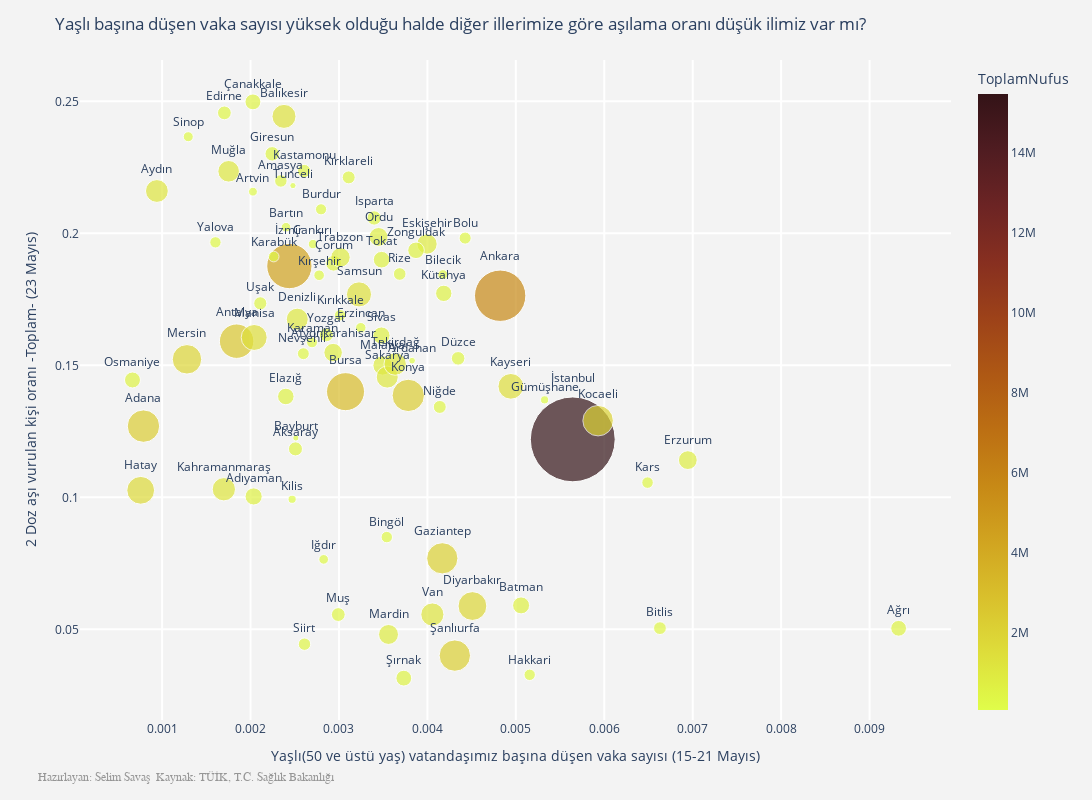

The cell this chart's notebook holds for it:
### Markdown cell above
### Ana Görselleştirme

### Code cell
veri_paleti = veri_paleti[0:81]


fig = px.scatter(veri_paleti, x="YasliBasinaDusenVakaSayisi", y="AsiOrani",
           size="ToplamNufus", color=veri_paleti["ToplamNufus"],
                 hover_name=veri_paleti.index,
                 color_continuous_scale='Solar_r', size_max=60,text=veri_paleti.index)

fig.update_traces(textposition='top center')

fig.update_layout(
    height=800,
    width=1200,
    title='Yaşlı başına düşen vaka sayısı yüksek olduğu halde diğer illerimize göre aşılama oranı düşük ilimiz var mı?',
    xaxis=dict(
        title='Yaşlı(50 ve üstü yaş) vatandaşımız başına düşen vaka sayısı (15-21 Mayıs)',
        gridcolor='white',
        gridwidth=2,
    ),
    yaxis=dict(
        title='2 Doz aşı vurulan kişi oranı -Toplam- (23 Mayıs)',
        gridcolor='white',
        gridwidth=2,
    ),
    paper_bgcolor='rgb(243, 243, 243)',
    plot_bgcolor='rgb(243, 243, 243)',

)
fig.add_annotation(text="Hazırlayan: Selim Savaş  "+ "Kaynak: TÜİK, T.C. Sağlık Bakanlığı",
                  xref="paper", yref="paper",
                  x=-0.050, y=-0.100, showarrow=False,
                  font=dict(family='Arial', size=12, color='rgb(150,150,150)'))

fig.show()

### Figure 1 — Plotly figure (JSON) as saved in the notebook; plotly's stock layout.template omitted (floating-point values rounded to 4 significant figures)
{"data": [{"hovertemplate": "<b>%{hovertext}</b><br><br>YasliBasinaDusenVakaSayisi=%{x}<br>AsiOrani=%{y}<br>ToplamNufus=%{marker.color}<br>text=%{text}<extra></extra>", "hovertext": ["Adana", "Adıyaman", "Afyonkarahisar", "Ağrı", "Amasya", "Ankara", "Antalya", "Artvin", "Aydın", "Balıkesir", "Bilecik", "Bingöl", "Bitlis", "Bolu", "Burdur", "Bursa", "Çanakkale", "Çankırı", "Çorum", "Denizli", "Diyarbakır", "Edirne", "Elazığ", "Erzincan", "Erzurum", "Eskişehir", "Gaziantep", "Giresun", "Gümüşhane", "Hakkari", "Hatay", "Isparta", "Mersin", "İstanbul", "İzmir", "Kars", "Kastamonu", "Kayseri", "Kırklareli", "Kırşehir", "Kocaeli", "Konya", "Kütahya", "Malatya", "Manisa", "Kahramanmaraş", "Mardin", "Muğla", "Muş", "Nevşehir", "Niğde", "Ordu", "Rize", "Sakarya", "Samsun", "Siirt", "Sinop", "Sivas", "Tekirdağ", "Tokat", "Trabzon", "Tunceli", "Şanlıurfa", "Uşak", "Van", "Yozgat", "Zonguldak", "Aksaray", "Bayburt", "Karaman", "Kırıkkale", "Batman", "Şırnak", "Bartın", "Ardahan", "Iğdır", "Yalova", "Karabük", "Kilis", "Osmaniye", "Düzce"], "legendgroup": "", "marker": {"color": [2258718, 632459, 736912, 535435, 335494, 5663322, 2548308, 169501, 1119084, 1240285, 218717, 281768, 350994, 314802, 267092, 3101833, 541548, 192428, 530126, 1040915, 1783431, 407763, 587960, 234431, 758279, 888828, 2101157, 448721, 141702, 280514, 1659320, 440304, 1868757, 15462452, 4394694, 284923, 376377, 1421455, 361737, 243042, 1997258, 2250020, 576688, 806156, 1450616, 1168163, 854716, 1000773, 411117, 304962, 362071, 761400, 344359, 1042649, 1356079, 331070, 216460, 635889, 1081065, 597861, 811901, 83443, 2115256, 369433, 1149342, 419095, 591204, 423011, 81910, 254919, 278703, 620278, 537762, 198979, 96161, 201314, 276050, 243614, 142792, 548556, 395679], "coloraxis": "coloraxis", "size": [2258718, 632459, 736912, 535435, 335494, 5663322, 2548308, 169501, 1119084, 1240285, 218717, 281768, 350994, 314802, 267092, 3101833, 541548, 192428, 530126, 1040915, 1783431, 407763, 587960, 234431, 758279, 888828, 2101157, 448721, 141702, 280514, 1659320, 440304, 1868757, 15462452, 4394694, 284923, 376377, 1421455, 361737, 243042, 1997258, 2250020, 576688, 806156, 1450616, 1168163, 854716, 1000773, 411117, 304962, 362071, 761400, 344359, 1042649, 1356079, 331070, 216460, 635889, 1081065, 597861, 811901, 83443, 2115256, 369433, 1149342, 419095, 591204, 423011, 81910, 254919, 278703, 620278, 537762, 198979, 96161, 201314, 276050, 243614, 142792, 548556, 395679], "sizemode": "area", "sizeref": 4295.0, "symbol": "circle"}, "mode": "markers+text", "name": "", "showlegend": false, "text": ["Adana", "Adıyaman", "Afyonkarahisar", "Ağrı", "Amasya", "Ankara", "Antalya", "Artvin", "Aydın", "Balıkesir", "Bilecik", "Bingöl", "Bitlis", "Bolu", "Burdur", "Bursa", "Çanakkale", "Çankırı", "Çorum", "Denizli", "Diyarbakır", "Edirne", "Elazığ", "Erzincan", "Erzurum", "Eskişehir", "Gaziantep", "Giresun", "Gümüşhane", "Hakkari", "Hatay", "Isparta", "Mersin", "İstanbul", "İzmir", "Kars", "Kastamonu", "Kayseri", "Kırklareli", "Kırşehir", "Kocaeli", "Konya", "Kütahya", "Malatya", "Manisa", "Kahramanmaraş", "Mardin", "Muğla", "Muş", "Nevşehir", "Niğde", "Ordu", "Rize", "Sakarya", "Samsun", "Siirt", "Sinop", "Sivas", "Tekirdağ", "Tokat", "Trabzon", "Tunceli", "Şanlıurfa", "Uşak", "Van", "Yozgat", "Zonguldak", "Aksaray", "Bayburt", "Karaman", "Kırıkkale", "Batman", "Şırnak", "Bartın", "Ardahan", "Iğdır", "Yalova", "Karabük", "Kilis", "Osmaniye", "Düzce"], "textposition": "top center", "type": "scatter", "x": [0.0007892, 0.002035, 0.002934, 0.009329, 0.002343, 0.004823, 0.001843, 0.002027, 0.000941, 0.002378, 0.004174, 0.003541, 0.00663, 0.004427, 0.002797, 0.003074, 0.002027, 0.002706, 0.002939, 0.002528, 0.004509, 0.001704, 0.002399, 0.003247, 0.006945, 0.003996, 0.004168, 0.002245, 0.005325, 0.005157, 0.0007579, 0.003398, 0.001281, 0.005644, 0.002439, 0.006489, 0.002605, 0.004943, 0.00311, 0.002776, 0.00593, 0.003784, 0.004185, 0.003493, 0.002041, 0.001698, 0.00356, 0.001752, 0.002992, 0.002597, 0.00414, 0.003448, 0.003687, 0.003546, 0.003226, 0.00261, 0.001296, 0.00348, 0.003636, 0.003482, 0.003017, 0.00248, 0.00431, 0.00211, 0.004056, 0.002857, 0.003871, 0.002508, 0.002512, 0.002695, 0.003013, 0.005059, 0.003733, 0.002401, 0.003827, 0.002827, 0.001603, 0.002262, 0.00247, 0.000665, 0.004347], "xaxis": "x", "y": [0.127, 0.1003, 0.1548, 0.05038, 0.2198, 0.1763, 0.1591, 0.2158, 0.216, 0.2443, 0.1843, 0.08493, 0.05045, 0.1982, 0.2091, 0.14, 0.2498, 0.1959, 0.1886, 0.1675, 0.05882, 0.2456, 0.1382, 0.1642, 0.1141, 0.1959, 0.07689, 0.2301, 0.1369, 0.03276, 0.1026, 0.2058, 0.1523, 0.1219, 0.1876, 0.1056, 0.2236, 0.142, 0.2212, 0.1841, 0.129, 0.1386, 0.1772, 0.1499, 0.1605, 0.1031, 0.04805, 0.2235, 0.05559, 0.1544, 0.1342, 0.1986, 0.1846, 0.1455, 0.1769, 0.04437, 0.2366, 0.1613, 0.1505, 0.19, 0.1909, 0.2181, 0.04004, 0.1735, 0.05561, 0.1615, 0.1936, 0.1183, 0.1225, 0.1587, 0.169, 0.05907, 0.0315, 0.2023, 0.1518, 0.07649, 0.1966, 0.1912, 0.09926, 0.1444, 0.1526], "yaxis": "y"}], "layout": {"annotations": [{"font": {"color": "rgb(150,150,150)", "family": "Arial", "size": 12}, "showarrow": false, "text": "Hazırlayan: Selim Savaş  Kaynak: TÜİK, T.C. Sağlık Bakanlığı", "x": -0.05, "xref": "paper", "y": -0.1, "yref": "paper"}], "coloraxis": {"colorbar": {"title": {"text": "ToplamNufus"}}, "colorscale": [[0, "rgb(224, 253, 74)"], [0.09091, "rgb(222, 222, 59)"], [0.1818, "rgb(217, 192, 44)"], [0.2727, "rgb(209, 164, 32)"], [0.3636, "rgb(199, 137, 22)"], [0.4545, "rgb(188, 111, 19)"], [0.5455, "rgb(174, 88, 20)"], [0.6364, "rgb(157, 66, 25)"], [0.7273, "rgb(135, 47, 32)"], [0.8182, "rgb(108, 36, 36)"], [0.9091, "rgb(79, 28, 33)"], [1, "rgb(51, 19, 23)"]]}, "height": 800, "legend": {"itemsizing": "constant", "tracegroupgap": 0}, "margin": {"t": 60}, "paper_bgcolor": "rgb(243, 243, 243)", "plot_bgcolor": "rgb(243, 243, 243)", "title": {"text": "Yaşlı başına düşen vaka sayısı yüksek olduğu halde diğer illerimize göre aşılama oranı düşük ilimiz var mı?"}, "width": 1200, "xaxis": {"anchor": "y", "domain": [0, 1], "gridcolor": "white", "gridwidth": 2, "title": {"text": "Yaşlı(50 ve üstü yaş) vatandaşımız başına düşen vaka sayısı (15-21 Mayıs)"}}, "yaxis": {"anchor": "x", "domain": [0, 1], "gridcolor": "white", "gridwidth": 2, "title": {"text": "2 Doz aşı vurulan kişi oranı -Toplam- (23 Mayıs)"}}}}
